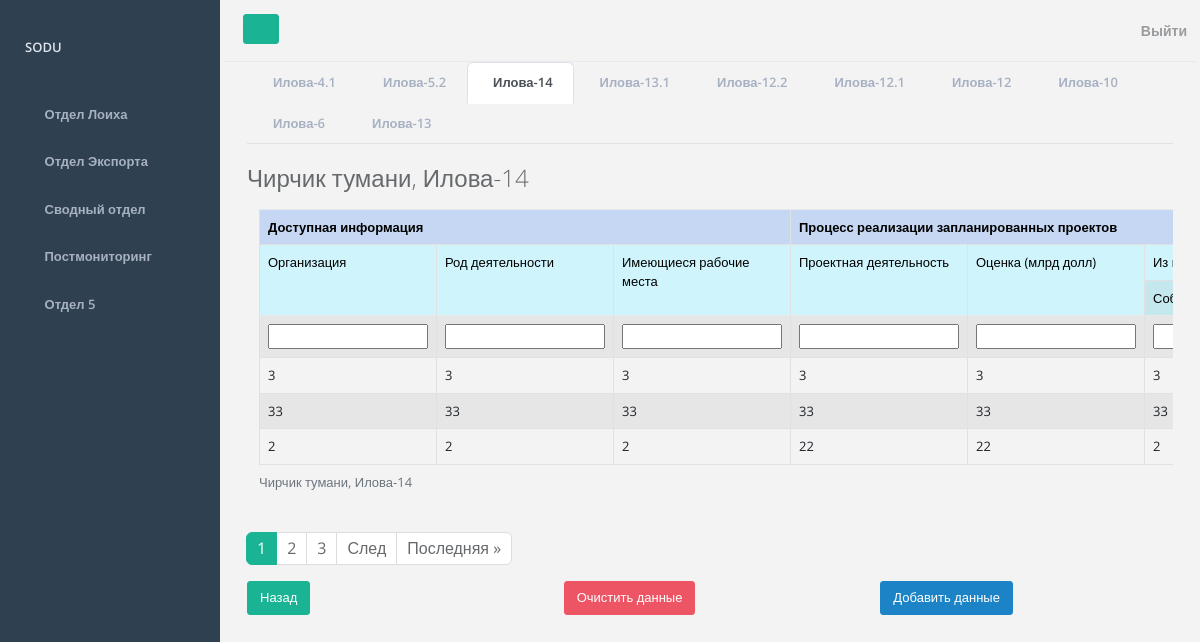
The page /form/loiha14 (signed in) on the database its author committed.
### mainapp/models.py (models this page shows, shortened)
class CustomUser(AbstractUser):
    district = models.ForeignKey(District, on_delete=models.PROTECT, blank=True, null=True)
    class Meta:
        verbose_name = 'Пользователь'
        verbose_name_plural = 'Пользователи'

class District(models.Model):
    id = models.AutoField(primary_key=True)
    district = models.CharField(max_length=50, verbose_name="Район", blank=True, null=True)
    def __str__(self):
        return self.district
    class Meta:
        verbose_name = 'Район'
        verbose_name_plural = 'Районы'

class Loiha14(models.Model):
    district = models.ForeignKey(District, on_delete=models.PROTECT, verbose_name="Район")
    organization_available_information = models.CharField(max_length=255, verbose_name="Организация")
    kind_of_activity_available_information = models.CharField(max_length=255, verbose_name="Род деятельности")
    available_jobs_available_information = models.CharField(max_length=255, verbose_name="Имеющиеся рабочие места")
    project_activity_at_work = models.CharField(max_length=255, verbose_name="Проектная деятельность")
    grade_at_work = models.CharField(max_length=255, verbose_name="Оценка (млрд долл)")
    own_funds_grade_at_work = models.CharField(max_length=255, verbose_name="Собственные средства")
    bank_loan_grade_at_work = models.CharField(max_length=255, verbose_name="Банковский кредит")
    sources_sources_of_financing = models.CharField(max_length=255, verbose_name="Иностранные инвестиции")
    created_new_jobs_at_work = models.CharField(max_length=255, verbose_name="Созданные рабочие места")
    export_volume_at_work = models.CharField(max_length=255, verbose_name="Обьем экспорта (млрд долл)")
    name_bank_financing = models.CharField(max_length=255, verbose_name="Название банка")
    name_country_financing = models.CharField(max_length=255, verbose_name="Название страны")
    organization_name_foreign_financing = models.CharField(max_length=255, verbose_name="Название организации")
    time_create = models.DateTimeField(auto_now_add=True, verbose_name="Дата создания записи")
    time_update = models.DateTimeField(auto_now=True, verbose_name="Дата обновления записи")
    is_published = models.BooleanField(default=True, verbose_name="Опубликовано")
    class Meta:
        verbose_name = 'Таблица 14'
        verbose_name_plural = 'Таблицы 14'
        ordering = ['-time_create']

### mainapp/views.py (the view)
# urls.py: path('form/loiha14', add_data_table_Loiha14, name='form_loiha14'),
def add_data_table_Loiha14(request):
    return add_data_table(request, 'loiha14', TableFormLoiha14, 'table_loiha14', 'Илова-14')

### mainapp/forms.py
class TableFormLoiha14(ModelForm):
    class Meta:
        model = Loiha14
        fields = '__all__'
        exclude = ['district', 'is_published']

### mainapp/utils.py (called while the page is built)
def show_data_table(request, model):
    if request.user.is_authenticated:
        queryset = model.objects.filter(district=request.user.district)
    else:
        return None
    return queryset

def make_context_by_form(data, form, menu, page_obj):
    context = {
        'title': data,
        'form': form,
        'projects_department': menu,
        'page_obj': page_obj
    }
    return context

def paginate_page(request, table_data):
    if not table_data:
        return None                   # можно убрать потом
    paginator = Paginator(table_data, 3)
    page_number = request.GET.get('page')
    page_obj = paginator.get_page(page_number)
    return page_obj

### mainapp/views.py (called while the page is built)
@login_required
def add_data_table(request, model_name, model_form, redirect_url, page_title):
    model = loiha_models.get(model_name, None)
    table_data = show_data_table(request, model)
    page_obj = paginate_page(request, table_data)
    if request.method == 'POST':
        form = model_form(request.POST)
        if form.is_valid():
            try:
                model.objects.create(**form.cleaned_data, district=request.user.district)
                return redirect(redirect_url)
            except:
                form.add_error(None, 'Ошибка добавления данных')
    else:
        form = model_form()
    context = make_context_by_form(page_title, form, projects_department, page_obj)
    return render(request, f'mainapp/forms/form_{model_name}.html', context)

### mainapp/templates/mainapp/forms/form_loiha14.html (shortened to what this page needs)
{% extends 'mainapp/data_table/table_loiha14.html' %}
{% block form %}
<div class="container">
    <form action="{% url 'form_loiha14'%}" method="post">
        <tr>
            {% include 'mainapp/forms/components/_form-fields.html' %}
        </tr>
        {% endblock %}
        {% block add_data %}
        {% include 'mainapp/forms/components/_add-info-button.html' %}
        {%endblock%}
{% block export_table %}
{% include 'mainapp/forms/components/_back-button.html' %}
{% endblock %}
{% block view_data%}
{% include 'mainapp/forms/components/_reset-button.html' %}
{% endblock %}

### mainapp/templates/mainapp/data_table/table_loiha14.html (shortened to what this page needs)
{% extends 'mainapp/departments/projects_department.html' %}
{% block table %}
<h2 class="mb-3">
    {% include 'mainapp/data_table/components/table_title.html' %}
</h2>
<div class="container overflow-auto">
    <table class="table table-bordered table-striped">
        <caption>
            {% include 'mainapp/data_table/components/table_title.html' %}
        </caption>
        <tr>
            <th class="table-primary" colspan="3">Доступная информация</th>
            <th class="table-primary" colspan="7">Процесс реализации запланированных проектов</th>
        </tr>
        <tr>
            <td class="table-info" rowspan="2">Организация</td>
            <td class="table-info" rowspan="2">Род деятельности</td>
            <td class="table-info" rowspan="2">Имеющиеся рабочие места</td>
            <td class="table-info" rowspan="2">Проектная деятельность</td>
            <td class="table-info" rowspan="2">Оценка (млрд долл)</td>
            <td class="table-info" colspan="3">Из них</td>
        </tr>
        <tr>
            <td class="table-info">Собственные средства</td>
        </tr>
        <tr>
            {% block form %}
            {% endblock %}
        </tr>
        {% for data in page_obj %}
        <tr>
            <td>{{data.organization_available_information }}</td>
            <td>{{data.kind_of_activity_available_information }}</td>
            <td>{{data.available_jobs_available_information }}</td>
            <td>{{data.project_activity_at_work }}</td>
            <td>{{data.grade_at_work }}</td>
            <td>{{data.own_funds_grade_at_work }}</td>
        </tr>
        {%endfor%}
    </table>
</div>
{% include 'mainapp/pagination.html' %}
{% endblock %}

### mainapp/templates/mainapp/base.html (shortened to what this page needs)
<!DOCTYPE html>
{% load static %}
<html lang="en">
<head>
    <link href="https://cdn.jsdelivr.net/npm/bootstrap@5.2.3/dist/css/bootstrap.min.css" rel="stylesheet"
>
    <link rel="stylesheet" href="{% static 'mainapp/css/font-awesome.min.css' %}">
    <link rel="stylesheet" href="{% static 'mainapp/css/main.css' %}">
</head>
<body>
<div id="wrapper">
    <nav class="navbar-default navbar-static-side" role="navigation">
        <div class="sidebar-collapse">
            <ul class="nav metismenu" id="side-menu">
                <li class="nav-header">
                    <div class="dropdown profile-element">
                        <a data-toggle="dropdown" class="dropdown-toggle" href="#">
                            <span class="block m-t-xs font-bold">{{ request.user.username|upper }}</span>
                        </a>
                    </div>
                </li>
                <li>
                    <a href="{% url 'department_projects' %}"
                    ><i class="fa fa-diamond"></i>
                        <span class="nav-label">Отдел Лоиха</span></a
                    >
                </li>
                <li>
                    <a href="{% url 'department_exports' %}">
                        <i class="fa fa-bar-chart-o"></i>
                        <span class="nav-label">Отдел Экспорта</span>
                    </a>
                </li>
                <li>
                    <a href="{% url 'department_3' %}"
                    ><i class="fa fa-pie-chart"></i>
                        <span class="nav-label">Сводный отдел</span>
                    </a>
                </li>
                <li>
                    <a href="{% url 'department_4' %}"
                    ><i class="fa fa-flask"></i>
                        <span class="nav-label">Постмониторинг</span></a
                    >
                </li>
                <li>
                    <a href="{% url 'department_5' %}">
                        <i class="fa fa-table"></i>
                        <span class="nav-label">Отдел 5</span></a>
                </li>
            </ul>
        </div>
    </nav>
    <div id="page-wrapper" class="gray-bg dashbard-1">
        <div class="row border-bottom">
            <nav
                    class="navbar navbar-static-top"
                    role="navigation"
                    style="margin-bottom: 0"
            >
                <div class="navbar-header">
                    <a
                            class="navbar-minimalize minimalize-styl-2 btn btn-primary"
                            href="#"
                    ><i class="fa fa-bars"></i>
                    </a>
                    <form
                            role="search"
                            class="navbar-form-custom"
                            action="search_results.html"
                    >
                    </form>
                </div>
                <ul class="nav navbar-top-links navbar-right">
                    <li>
                        {% include 'mainapp/header.html' %}
                    </li>
                </ul>
            </nav>
        </div>
        <div class="container">
            <div class="row">
                <div class="col-12">
                    {% block tables %}
                    {% endblock %}
                </div>
                {% if not 'week' in request.get_full_path and not 'filter/month' in request.get_full_path %}
                <div class="col">
                    {% block export_table %}
                    {% endblock %}
                </div>
                {% elif 'week' in request.get_full_path %}
                <div class="col">
                    {% block export_table_week %}
                    {% endblock %}
                </div>
                {% elif 'filter/month' in request.get_full_path %}
                <div class="col">
                    {% block export_table_month %}
                    {% endblock %}
                </div>
                {% endif %}
                <div class="col">
                    {% block view_data %}
                    {% endblock %}
                </div>
                <div class="col">
                    {% block add_data %}
                    {% endblock %}
                </div>
            </div>
        </div>
    </div>
</div>
</body>
</html>

### mainapp/templates/mainapp/data_table/components/table_title.html
{% if request.user.district != None %}
    {{ request.user.district }},
{% endif %}
{{ title }}

### rows shown on the page
CustomUser: user.username "SODU", user.district "Чирчик тумани Чирчик тумани"
Loiha14: organization_available_information "3", kind_of_activity_available_information "3", available_jobs_available_information "3", project_activity_at_work "3", grade_at_work "3", own_funds_grade_at_work "3"
Loiha14: organization_available_information "33", kind_of_activity_available_information "33", available_jobs_available_information "33", project_activity_at_work "33", grade_at_work "33", own_funds_grade_at_work "33"
Loiha14: organization_available_information "2", kind_of_activity_available_information "2", available_jobs_available_information "2", project_activity_at_work "22", grade_at_work "22", own_funds_grade_at_work "2"

### other values the page prints
{{ table.table_name }} "Илова-4.1" "Илова-5.2" "Илова-14" "Илова-13.1" "Илова-12.2" "Илова-12.1" "Илова-12" "Илова-10" "Илова-6" "Илова-13"
{{ title }} "Илова-14 Илова-14"
{{ p }} "1"
{{ p }} "2" "3"
